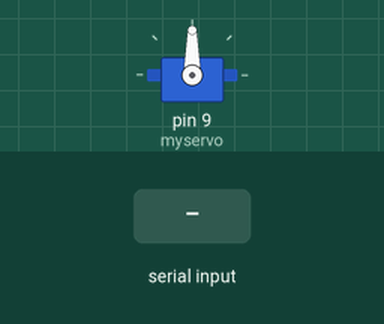
Simulated run of this sketch. Board: Arduino Uno, built with avr-gcc and run on an emulated ATmega328P. On the bench: servo. The test bench sets the inputs (shaded band).

Above: at 1.2 s.
1.3 s: "l" received over Serial
At 1.7 s:
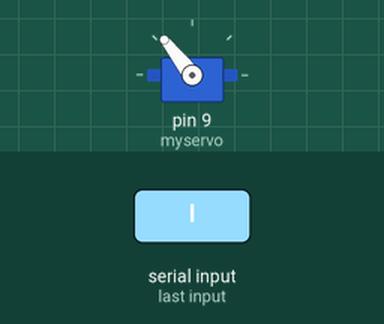
2.8 s: "r" received over Serial
At 4.0 s:
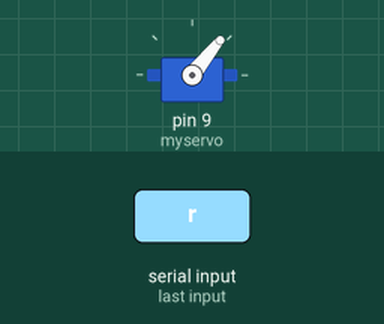
4.3 s: "L" received over Serial
At 5.2 s:
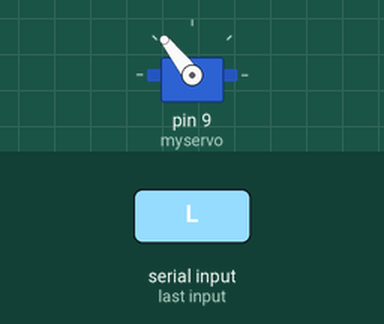
5.8 s: "R" received over Serial
At 6.3 s:
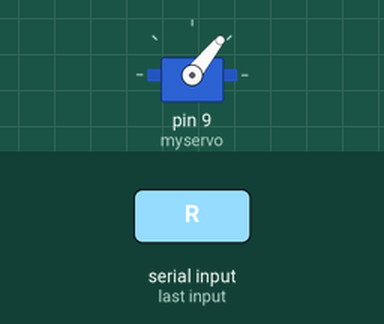
Timing chart, 0 to 8.3 s (numbered marks = the images above; inputs shaded):
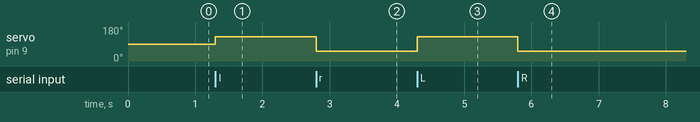

The sketch:

ServoCamera.ino
```cpp
#include <Servo.h>
Servo myservo;

void setup() {
  Serial.begin(115200);
  myservo.attach(9);
}

int angle = 90;
//int state = 0;

void testReceive() {
  if (Serial.available() > 0) {
    char inByte = Serial.read();

    if (inByte == 'l' || inByte == 'L') {
      angle = 128;
    }
    if (inByte == 'r' || inByte == 'R') {
      angle = 51;
    }
    if (inByte == 'm' || inByte == 'M') {
      angle = 90;
    }
  }
  myservo.write(angle);
}


void loop() {
  testReceive();
  Serial.flush();
}
```

Measured:
- after the input at 1.3 s, servo on pin 9 (myservo): 90° → 128° at once
- after the input at 2.8 s, servo on pin 9 (myservo): 128° → 51° at once
- after the input at 4.3 s, servo on pin 9 (myservo): 51° → 128° at once
- after the input at 5.8 s, servo on pin 9 (myservo): 128° → 51° at once
